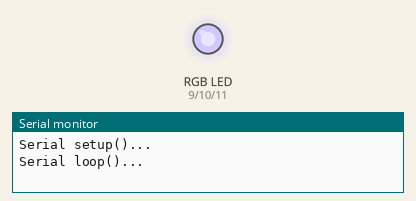
Recording of a sketch running on a simulated Arduino Uno, built with avr-gcc and run on an emulated ATmega328P. Shown: an RGB LED mixed from three pins (HIGH = lit), the last lines printed to the serial monitor. Dim RGB values are drawn brighter than linear; random numbers use the default seed unless the sketch sets one.

Above: at 0.1 s.
At 4.1 s:
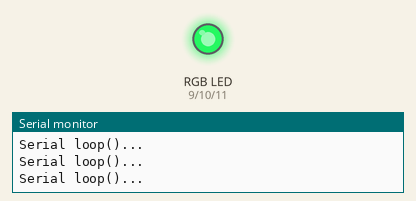
At 9.1 s:
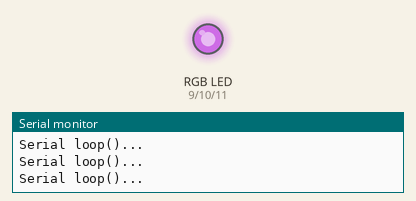
At 19.1 s:
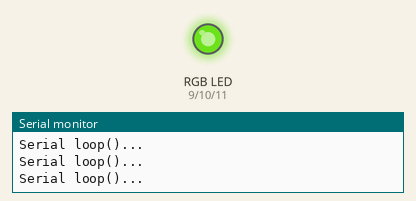
At 29.1 s:
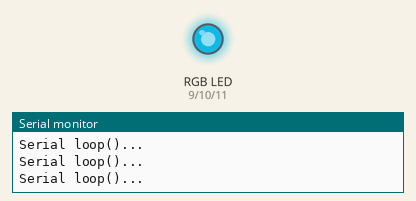
At 39.1 s:
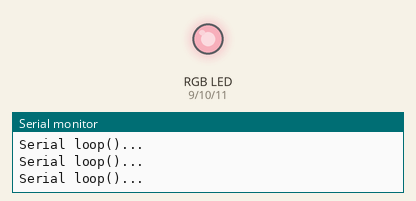
Timing chart, 0 to 40.0 s (numbered marks = the images above):
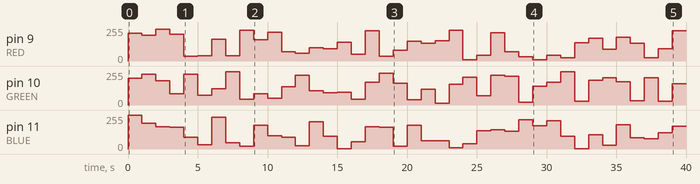

The sketch:

test05RGB_LED.ino
```cpp
#include <stdio.h>
#define TIME 1000
#define RED 9
#define GREEN 10
#define BLUE 11

void setup() {
  // put your setup code here, to run once:
  Serial.begin(9600);
  Serial.println("Serial setup()...");
  randomSeed(analogRead(0)); // 랜덤 값 초기화
  //pinMode(RED, OUTPUT); // pwm(analog)은 pinMode를 적지않음
}

void loop() {
  Serial.println("Serial loop()...");
  //Serial.println(random(255)); // 랜덤 값 발생
  analogWrite(RED,random(255));
  analogWrite(GREEN,random(255));
  analogWrite(BLUE,random(255));
  delay(TIME);

}
```

Measured:
- by itself, pin 9 (RED): 0/255 → 209/255 at 0.00 s, → 193/255 1.0 s later, → 240/255 1.0 s later, → 202/255 1.0 s later, … (40 changes in this stretch)
- by itself, pin 10 (GREEN): 0/255 → 199/255 at 0.00 s, → 231/255 1.0 s later, → 182/255 1.0 s later, → 83/255 1.0 s later, … (40 changes in this stretch)
